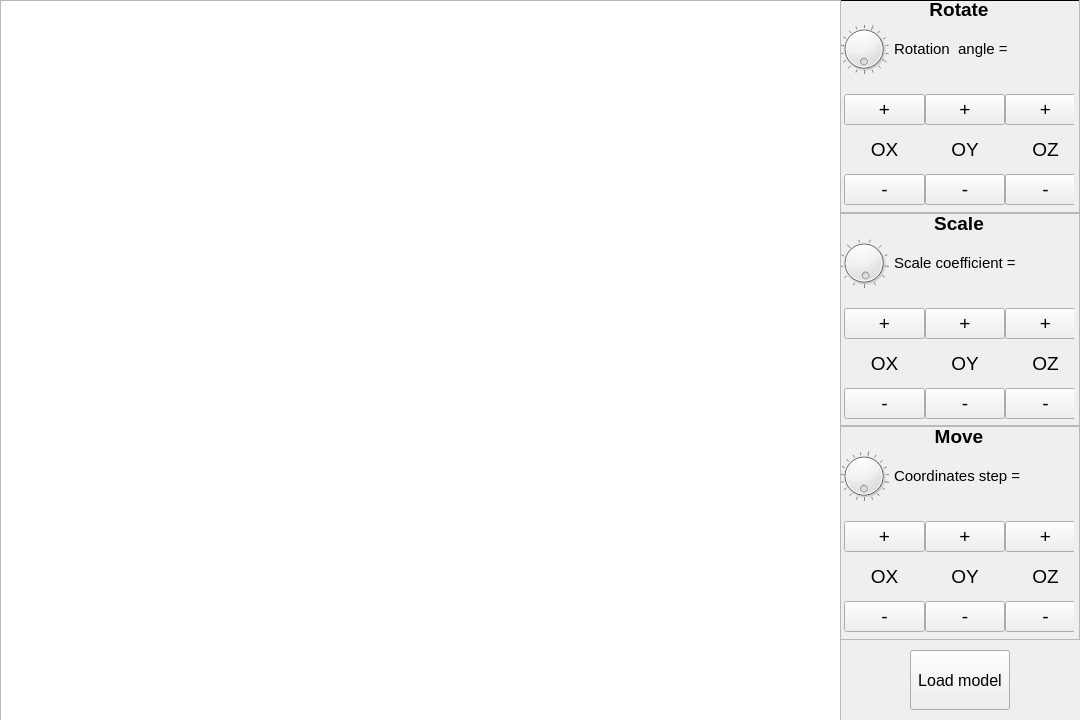
<?xml version="1.0" encoding="UTF-8"?>
<ui version="4.0">
 <class>MainWindow</class>
 <widget class="QMainWindow" name="MainWindow">
  <property name="geometry">
   <rect>
    <x>0</x>
    <y>0</y>
    <width>1080</width>
    <height>720</height>
   </rect>
  </property>
  <property name="windowTitle">
   <string>MainWindow</string>
  </property>
  <widget class="QWidget" name="centralwidget">
   <widget class="QFrame" name="actions_frm">
    <property name="geometry">
     <rect>
      <x>840</x>
      <y>0</y>
      <width>240</width>
      <height>640</height>
     </rect>
    </property>
    <property name="font">
     <font>
      <pointsize>14</pointsize>
     </font>
    </property>
    <property name="frameShape">
     <enum>QFrame::Box</enum>
    </property>
    <property name="frameShadow">
     <enum>QFrame::Plain</enum>
    </property>
    <property name="lineWidth">
     <number>1</number>
    </property>
    <widget class="QWidget" name="verticalLayoutWidget_2">
     <property name="geometry">
      <rect>
       <x>-1</x>
       <y>-1</y>
       <width>241</width>
       <height>641</height>
      </rect>
     </property>
     <layout class="QVBoxLayout" name="verticalLayout_2">
      <property name="spacing">
       <number>0</number>
      </property>
      <item>
       <widget class="QFrame" name="rot_frm_2">
        <property name="frameShape">
         <enum>QFrame::StyledPanel</enum>
        </property>
        <property name="frameShadow">
         <enum>QFrame::Plain</enum>
        </property>
        <widget class="QLabel" name="rot_lbl_2">
         <property name="geometry">
          <rect>
           <x>0</x>
           <y>0</y>
           <width>240</width>
           <height>20</height>
          </rect>
         </property>
         <property name="font">
          <font>
           <pointsize>14</pointsize>
           <weight>75</weight>
           <bold>true</bold>
           <strikeout>false</strikeout>
           <kerning>true</kerning>
          </font>
         </property>
         <property name="text">
          <string>Rotate</string>
         </property>
         <property name="alignment">
          <set>Qt::AlignCenter</set>
         </property>
        </widget>
        <widget class="QLabel" name="angle_lbl_2">
         <property name="geometry">
          <rect>
           <x>55</x>
           <y>40</y>
           <width>180</width>
           <height>20</height>
          </rect>
         </property>
         <property name="font">
          <font>
           <pointsize>11</pointsize>
          </font>
         </property>
         <property name="text">
          <string>Rotation  angle = </string>
         </property>
        </widget>
        <widget class="QWidget" name="buttons_rot_wdg_4" native="true">
         <property name="geometry">
          <rect>
           <x>5</x>
           <y>95</y>
           <width>230</width>
           <height>111</height>
          </rect>
         </property>
         <widget class="QWidget" name="gridLayoutWidget_4">
          <property name="geometry">
           <rect>
            <x>0</x>
            <y>0</y>
            <width>242</width>
            <height>111</height>
           </rect>
          </property>
          <layout class="QGridLayout" name="gridLayout_4">
           <property name="spacing">
            <number>0</number>
           </property>
           <item row="2" column="0">
            <widget class="QPushButton" name="nrot_ox_btn">
             <property name="text">
              <string>-</string>
             </property>
             <property name="autoRepeat">
              <bool>true</bool>
             </property>
             <property name="autoRepeatInterval">
              <number>40</number>
             </property>
            </widget>
           </item>
           <item row="1" column="1">
            <widget class="QLabel" name="rot_oy_lbl">
             <property name="text">
              <string>OY</string>
             </property>
             <property name="alignment">
              <set>Qt::AlignCenter</set>
             </property>
            </widget>
           </item>
           <item row="1" column="0">
            <widget class="QLabel" name="rot_ox_lbl">
             <property name="text">
              <string>OX</string>
             </property>
             <property name="alignment">
              <set>Qt::AlignCenter</set>
             </property>
            </widget>
           </item>
           <item row="0" column="0">
            <widget class="QPushButton" name="prot_ox_btn">
             <property name="text">
              <string>+</string>
             </property>
             <property name="autoRepeat">
              <bool>true</bool>
             </property>
             <property name="autoRepeatInterval">
              <number>40</number>
             </property>
            </widget>
           </item>
           <item row="1" column="2">
            <widget class="QLabel" name="rot_oz_lbl">
             <property name="text">
              <string>OZ</string>
             </property>
             <property name="alignment">
              <set>Qt::AlignCenter</set>
             </property>
            </widget>
           </item>
           <item row="0" column="1">
            <widget class="QPushButton" name="prot_oy_btn">
             <property name="text">
              <string>+</string>
             </property>
             <property name="autoRepeat">
              <bool>true</bool>
             </property>
             <property name="autoRepeatInterval">
              <number>40</number>
             </property>
            </widget>
           </item>
           <item row="0" column="2">
            <widget class="QPushButton" name="prot_oz_btn">
             <property name="text">
              <string>+</string>
             </property>
             <property name="autoRepeat">
              <bool>true</bool>
             </property>
             <property name="autoRepeatInterval">
              <number>40</number>
             </property>
            </widget>
           </item>
           <item row="2" column="1">
            <widget class="QPushButton" name="nrot_oy_btn">
             <property name="text">
              <string>-</string>
             </property>
             <property name="autoRepeat">
              <bool>true</bool>
             </property>
             <property name="autoRepeatInterval">
              <number>40</number>
             </property>
            </widget>
           </item>
           <item row="2" column="2">
            <widget class="QPushButton" name="nrot_oz_btn">
             <property name="text">
              <string>-</string>
             </property>
             <property name="autoRepeat">
              <bool>true</bool>
             </property>
             <property name="autoRepeatInterval">
              <number>40</number>
             </property>
            </widget>
           </item>
          </layout>
         </widget>
        </widget>
        <widget class="QDial" name="rot_dial">
         <property name="geometry">
          <rect>
           <x>0</x>
           <y>25</y>
           <width>50</width>
           <height>50</height>
          </rect>
         </property>
         <property name="minimum">
          <number>5</number>
         </property>
         <property name="maximum">
          <number>180</number>
         </property>
         <property name="singleStep">
          <number>5</number>
         </property>
         <property name="pageStep">
          <number>50</number>
         </property>
         <property name="orientation">
          <enum>Qt::Vertical</enum>
         </property>
         <property name="wrapping">
          <bool>true</bool>
         </property>
         <property name="notchesVisible">
          <bool>true</bool>
         </property>
        </widget>
       </widget>
      </item>
      <item>
       <widget class="QFrame" name="move_frm_2">
        <property name="frameShape">
         <enum>QFrame::StyledPanel</enum>
        </property>
        <property name="frameShadow">
         <enum>QFrame::Plain</enum>
        </property>
        <widget class="QLabel" name="scl_lbl">
         <property name="geometry">
          <rect>
           <x>0</x>
           <y>0</y>
           <width>240</width>
           <height>20</height>
          </rect>
         </property>
         <property name="font">
          <font>
           <pointsize>14</pointsize>
           <weight>75</weight>
           <bold>true</bold>
           <strikeout>false</strikeout>
           <kerning>true</kerning>
          </font>
         </property>
         <property name="text">
          <string>Scale</string>
         </property>
         <property name="alignment">
          <set>Qt::AlignCenter</set>
         </property>
        </widget>
        <widget class="QWidget" name="buttons_rot_wdg_5" native="true">
         <property name="geometry">
          <rect>
           <x>5</x>
           <y>95</y>
           <width>230</width>
           <height>111</height>
          </rect>
         </property>
         <widget class="QWidget" name="gridLayoutWidget_5">
          <property name="geometry">
           <rect>
            <x>0</x>
            <y>0</y>
            <width>242</width>
            <height>111</height>
           </rect>
          </property>
          <layout class="QGridLayout" name="gridLayout_5">
           <property name="spacing">
            <number>0</number>
           </property>
           <item row="2" column="0">
            <widget class="QPushButton" name="nscl_ox_btn">
             <property name="text">
              <string>-</string>
             </property>
             <property name="autoRepeat">
              <bool>true</bool>
             </property>
             <property name="autoRepeatInterval">
              <number>40</number>
             </property>
            </widget>
           </item>
           <item row="1" column="1">
            <widget class="QLabel" name="scl_oy_lbl">
             <property name="text">
              <string>OY</string>
             </property>
             <property name="alignment">
              <set>Qt::AlignCenter</set>
             </property>
            </widget>
           </item>
           <item row="1" column="0">
            <widget class="QLabel" name="scl_ox_lbl">
             <property name="text">
              <string>OX</string>
             </property>
             <property name="alignment">
              <set>Qt::AlignCenter</set>
             </property>
            </widget>
           </item>
           <item row="0" column="0">
            <widget class="QPushButton" name="pscl_ox_btn">
             <property name="text">
              <string>+</string>
             </property>
             <property name="autoRepeat">
              <bool>true</bool>
             </property>
             <property name="autoRepeatInterval">
              <number>40</number>
             </property>
            </widget>
           </item>
           <item row="1" column="2">
            <widget class="QLabel" name="scl_oz_lbl">
             <property name="text">
              <string>OZ</string>
             </property>
             <property name="alignment">
              <set>Qt::AlignCenter</set>
             </property>
            </widget>
           </item>
           <item row="0" column="1">
            <widget class="QPushButton" name="pscl_oy_btn">
             <property name="text">
              <string>+</string>
             </property>
             <property name="autoRepeat">
              <bool>true</bool>
             </property>
             <property name="autoRepeatInterval">
              <number>40</number>
             </property>
            </widget>
           </item>
           <item row="0" column="2">
            <widget class="QPushButton" name="pscl_oz_btn">
             <property name="text">
              <string>+</string>
             </property>
             <property name="autoRepeat">
              <bool>true</bool>
             </property>
             <property name="autoRepeatInterval">
              <number>40</number>
             </property>
            </widget>
           </item>
           <item row="2" column="1">
            <widget class="QPushButton" name="nscl_oy_btn">
             <property name="text">
              <string>-</string>
             </property>
             <property name="autoRepeat">
              <bool>true</bool>
             </property>
             <property name="autoRepeatInterval">
              <number>40</number>
             </property>
            </widget>
           </item>
           <item row="2" column="2">
            <widget class="QPushButton" name="nscl_oz_btn">
             <property name="text">
              <string>-</string>
             </property>
             <property name="autoRepeat">
              <bool>true</bool>
             </property>
             <property name="autoRepeatInterval">
              <number>40</number>
             </property>
            </widget>
           </item>
          </layout>
         </widget>
        </widget>
        <widget class="QLabel" name="coefficient_lbl_2">
         <property name="geometry">
          <rect>
           <x>55</x>
           <y>40</y>
           <width>180</width>
           <height>20</height>
          </rect>
         </property>
         <property name="font">
          <font>
           <pointsize>11</pointsize>
          </font>
         </property>
         <property name="text">
          <string>Scale coefficient = </string>
         </property>
        </widget>
        <widget class="QDial" name="scl_dial">
         <property name="geometry">
          <rect>
           <x>0</x>
           <y>25</y>
           <width>50</width>
           <height>50</height>
          </rect>
         </property>
         <property name="minimum">
          <number>1</number>
         </property>
         <property name="maximum">
          <number>50</number>
         </property>
         <property name="singleStep">
          <number>1</number>
         </property>
         <property name="pageStep">
          <number>5</number>
         </property>
         <property name="value">
          <number>49</number>
         </property>
         <property name="orientation">
          <enum>Qt::Vertical</enum>
         </property>
         <property name="wrapping">
          <bool>true</bool>
         </property>
         <property name="notchesVisible">
          <bool>true</bool>
         </property>
        </widget>
       </widget>
      </item>
      <item>
       <widget class="QFrame" name="scale_frm_2">
        <property name="frameShape">
         <enum>QFrame::StyledPanel</enum>
        </property>
        <property name="frameShadow">
         <enum>QFrame::Plain</enum>
        </property>
        <widget class="QLabel" name="move_lbl_2">
         <property name="geometry">
          <rect>
           <x>0</x>
           <y>0</y>
           <width>240</width>
           <height>20</height>
          </rect>
         </property>
         <property name="font">
          <font>
           <pointsize>14</pointsize>
           <weight>75</weight>
           <bold>true</bold>
           <strikeout>false</strikeout>
           <kerning>true</kerning>
          </font>
         </property>
         <property name="text">
          <string>Move</string>
         </property>
         <property name="alignment">
          <set>Qt::AlignCenter</set>
         </property>
        </widget>
        <widget class="QWidget" name="buttons_rot_wdg_6" native="true">
         <property name="geometry">
          <rect>
           <x>5</x>
           <y>95</y>
           <width>230</width>
           <height>111</height>
          </rect>
         </property>
         <widget class="QWidget" name="gridLayoutWidget_6">
          <property name="geometry">
           <rect>
            <x>0</x>
            <y>0</y>
            <width>242</width>
            <height>111</height>
           </rect>
          </property>
          <layout class="QGridLayout" name="gridLayout_6">
           <property name="spacing">
            <number>0</number>
           </property>
           <item row="2" column="0">
            <widget class="QPushButton" name="nmv_ox_btn">
             <property name="text">
              <string>-</string>
             </property>
             <property name="autoRepeat">
              <bool>true</bool>
             </property>
             <property name="autoRepeatInterval">
              <number>40</number>
             </property>
            </widget>
           </item>
           <item row="1" column="1">
            <widget class="QLabel" name="move_oy_lbl">
             <property name="text">
              <string>OY</string>
             </property>
             <property name="alignment">
              <set>Qt::AlignCenter</set>
             </property>
            </widget>
           </item>
           <item row="1" column="0">
            <widget class="QLabel" name="move_ox_lbl">
             <property name="text">
              <string>OX</string>
             </property>
             <property name="alignment">
              <set>Qt::AlignCenter</set>
             </property>
            </widget>
           </item>
           <item row="0" column="0">
            <widget class="QPushButton" name="pmv_ox_btn">
             <property name="text">
              <string>+</string>
             </property>
             <property name="autoRepeat">
              <bool>true</bool>
             </property>
             <property name="autoRepeatInterval">
              <number>40</number>
             </property>
            </widget>
           </item>
           <item row="1" column="2">
            <widget class="QLabel" name="move_oz_lbl">
             <property name="text">
              <string>OZ</string>
             </property>
             <property name="alignment">
              <set>Qt::AlignCenter</set>
             </property>
            </widget>
           </item>
           <item row="0" column="1">
            <widget class="QPushButton" name="pmv_oy_btn">
             <property name="text">
              <string>+</string>
             </property>
             <property name="autoRepeat">
              <bool>true</bool>
             </property>
             <property name="autoRepeatInterval">
              <number>40</number>
             </property>
            </widget>
           </item>
           <item row="0" column="2">
            <widget class="QPushButton" name="pmv_oz_btn">
             <property name="text">
              <string>+</string>
             </property>
             <property name="autoRepeat">
              <bool>true</bool>
             </property>
             <property name="autoRepeatInterval">
              <number>40</number>
             </property>
            </widget>
           </item>
           <item row="2" column="1">
            <widget class="QPushButton" name="nmv_oy_btn">
             <property name="text">
              <string>-</string>
             </property>
             <property name="autoRepeat">
              <bool>true</bool>
             </property>
             <property name="autoRepeatInterval">
              <number>40</number>
             </property>
            </widget>
           </item>
           <item row="2" column="2">
            <widget class="QPushButton" name="nmv_oz_btn">
             <property name="text">
              <string>-</string>
             </property>
             <property name="autoRepeat">
              <bool>true</bool>
             </property>
             <property name="autoRepeatInterval">
              <number>40</number>
             </property>
            </widget>
           </item>
          </layout>
         </widget>
        </widget>
        <widget class="QDial" name="move_dial">
         <property name="geometry">
          <rect>
           <x>0</x>
           <y>25</y>
           <width>50</width>
           <height>50</height>
          </rect>
         </property>
         <property name="minimum">
          <number>10</number>
         </property>
         <property name="maximum">
          <number>200</number>
         </property>
         <property name="singleStep">
          <number>10</number>
         </property>
         <property name="pageStep">
          <number>50</number>
         </property>
         <property name="value">
          <number>10</number>
         </property>
         <property name="sliderPosition">
          <number>10</number>
         </property>
         <property name="orientation">
          <enum>Qt::Vertical</enum>
         </property>
         <property name="wrapping">
          <bool>true</bool>
         </property>
         <property name="notchesVisible">
          <bool>true</bool>
         </property>
        </widget>
        <widget class="QLabel" name="div_lbl_2">
         <property name="geometry">
          <rect>
           <x>55</x>
           <y>40</y>
           <width>180</width>
           <height>20</height>
          </rect>
         </property>
         <property name="font">
          <font>
           <pointsize>11</pointsize>
          </font>
         </property>
         <property name="text">
          <string>Coordinates step = </string>
         </property>
        </widget>
       </widget>
      </item>
     </layout>
    </widget>
   </widget>
   <widget class="QPushButton" name="show_btn">
    <property name="geometry">
     <rect>
      <x>910</x>
      <y>650</y>
      <width>100</width>
      <height>60</height>
     </rect>
    </property>
    <property name="font">
     <font>
      <pointsize>12</pointsize>
     </font>
    </property>
    <property name="text">
     <string>Load model</string>
    </property>
   </widget>
   <widget class="QGraphicsView" name="graphicsView">
    <property name="geometry">
     <rect>
      <x>0</x>
      <y>0</y>
      <width>841</width>
      <height>721</height>
     </rect>
    </property>
    <property name="verticalScrollBarPolicy">
     <enum>Qt::ScrollBarAlwaysOff</enum>
    </property>
    <property name="horizontalScrollBarPolicy">
     <enum>Qt::ScrollBarAlwaysOff</enum>
    </property>
   </widget>
  </widget>
 </widget>
 <resources/>
 <connections/>
</ui>
